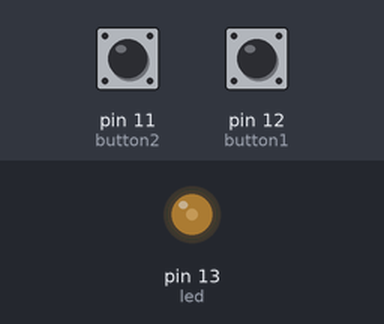
Bench run of a sketch on a simulated Arduino Uno, built with avr-gcc and run on an emulated ATmega328P. Shown: output pins drawn as LEDs (lit = HIGH). Dashed ring = blinking. The test bench sets the inputs (shaded band); at power-on: pin 11 (button2) LOW, pin 12 (button1) LOW.

Above: at 1.2 s.
1.3 s: pin 11 (button2) pulled HIGH for 0.15 s
At 2.7 s:
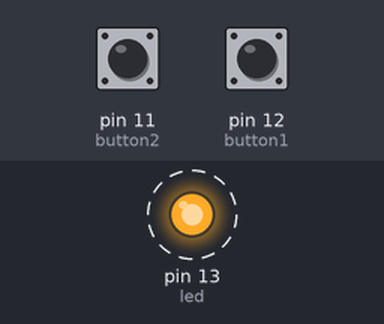
4.3 s: pin 12 (button1) pulled HIGH for 0.15 s
At 4.8 s:
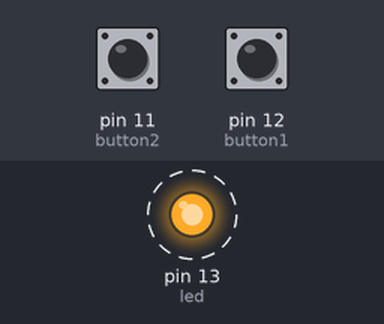
Timing chart, 0 to 13.3 s (numbered marks = the images above; inputs shaded):
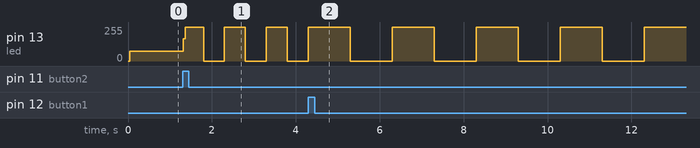

The sketch:

TimeButton.ino
```cpp
// Dichiarazione variabili pin

int led = 13;

int button1 = 12;
int button2 = 11;

int state1 = 0;
int state2 = 0;

// Dichiarazione variabili delay

int time1 = 1000;
int time2 = 500;

int time;

// Setup

void setup() {

  // Pin input/output

  pinMode(led, OUTPUT);

  pinMode(button1, INPUT);
  pinMode(button2, INPUT);

  Serial.begin(9600);

}

// Loop

void loop() {

  // Assegnazione stati pin

  state1 = digitalRead(button1);
  state2 = digitalRead(button2);

  // Tasto 1/2 premuto

  if (state1 == 1) {

    // Delay impostato su time 1

    time = time1;

  }
  else if (state2 == 1) {

    // Delay impostato su time 2

    time = time2;

  }

  // Led acceso

  digitalWrite(led, HIGH);
  delay(time);

  // Led spento

  digitalWrite(led, LOW);
  delay(time);

}
```

Measured:
- after the input at 1.3 s, pin 13 (led): alternates 255/255 for 0.50 s and 0/255 for 0.50 s, starting at once
- after the input at 4.3 s, pin 13 (led): alternates 255/255 for 1.0 s and 0/255 for 1.0 s, starting after 1.0 s
